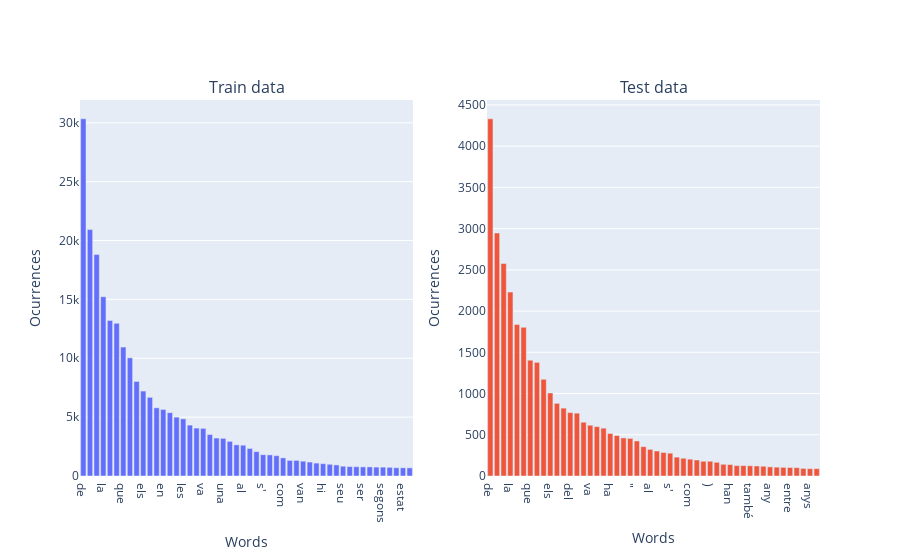

This figure's notebook cell:
### Code cell
plot_frequency_of_("words", train_word_counts, test_word_counts)

### Figure 1 — Plotly figure (JSON) as saved in the notebook; plotly's stock layout.template omitted (floating-point values rounded to 4 significant figures)
{"data": [{"type": "bar", "x": ["de", ",", "el", "la", "a", ".", "que", "i", "l'", "els", "d'", "per", "en", "del", "_", "les", "un", "ha", "va", "\"", "amb", "una", "'", "es", "al", "no", "dels", "s'", "és", "més", "com", "(", ")", "van", "aquest", "han", "hi", "aquesta", "seva", "seu", "també", "als", "ser", "-", "entre", "segons", "any", "anys", "estat", "però"], "xaxis": "x", "y": [30344, 20933, 18813, 15225, 13214, 12972, 10949, 10038, 8033, 7216, 6684, 5793, 5652, 5379, 5000, 4857, 4322, 4069, 4045, 3525, 3224, 3197, 2943, 2649, 2618, 2338, 2070, 1813, 1793, 1726, 1539, 1326, 1326, 1259, 1185, 1096, 1047, 996, 941, 830, 803, 792, 775, 774, 754, 753, 736, 700, 696, 691], "yaxis": "y"}, {"type": "bar", "x": ["de", ",", "el", "la", ".", "a", "que", "i", "l'", "els", "d'", "en", "del", "per", "les", "va", "_", "un", "ha", "'", "amb", "\"", "una", "es", "al", "no", "dels", "s'", "és", "més", "com", "aquest", "(", ")", "van", "hi", "han", "aquesta", "seva", "també", "als", "ser", "any", "seu", "ja", "entre", "estat", "segons", "anys", "o"], "xaxis": "x2", "y": [4332, 2947, 2578, 2230, 1837, 1803, 1404, 1378, 1173, 1007, 881, 823, 769, 762, 652, 616, 599, 580, 515, 491, 462, 456, 425, 356, 323, 303, 285, 277, 229, 215, 204, 194, 179, 179, 166, 142, 139, 126, 126, 124, 122, 118, 111, 107, 105, 103, 101, 92, 89, 89], "yaxis": "y2"}], "layout": {"annotations": [{"font": {"size": 16}, "showarrow": false, "text": "Train data", "x": 0.225, "xanchor": "center", "xref": "paper", "y": 1, "yanchor": "bottom", "yref": "paper"}, {"font": {"size": 16}, "showarrow": false, "text": "Test data", "x": 0.775, "xanchor": "center", "xref": "paper", "y": 1, "yanchor": "bottom", "yref": "paper"}], "showlegend": false, "xaxis": {"anchor": "y", "domain": [0, 0.45], "title": {"text": "Words"}}, "xaxis2": {"anchor": "y2", "domain": [0.55, 1], "title": {"text": "Words"}}, "yaxis": {"anchor": "x", "domain": [0, 1], "title": {"text": "Ocurrences"}}, "yaxis2": {"anchor": "x2", "domain": [0, 1], "title": {"text": "Ocurrences"}}}}
